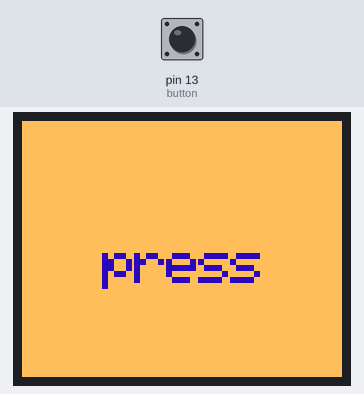
Recording of a program running on a simulated MicroPython board. On the bench: 160×128 colour display. The test bench sets the inputs (shaded band); at power-on: pin 13 (button) HIGH.

Above: at 2.1 s.
2.2 s: pin 13 (button) pulled LOW for 0.15 s
At 2.3 s:
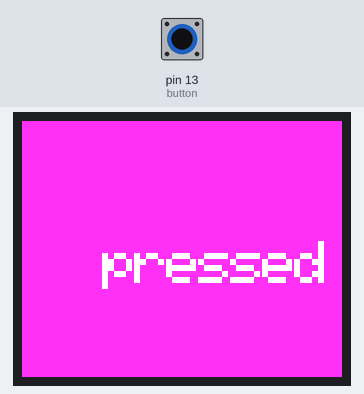
3.8 s: pin 13 (button) pulled LOW for 3.2 s
Timing chart, 0 to 6.8 s (numbered marks = the images above; inputs shaded):
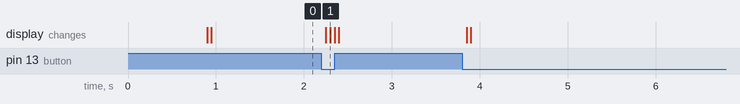

Measured:
- after the input at 2.2 s, the display: first changes after 0.05 s (image 1 shows a later state)

The program:

spi_display_control_by_led.py
```python
from machine import Pin, SPI
from time import sleep
import ST7735
import sysfont
spi = SPI(0, baudrate=8000000, polarity=0, phase=0, sck=Pin(18), mosi=Pin(19))
button = Pin(13, Pin.IN, Pin.PULL_UP)
display = ST7735.TFT(spi, 15, 14, 17)
display.initr()
display.rotation(1)
last_state = -1
while True:
    current_state = button.value()
    if current_state != last_state:
        if current_state == 0:
            display.fill(ST7735.TFTColor(255, 50, 500))
            display.text((40,60), "pressed", ST7735.TFTColor(255, 255, 255), sysfont.sysfont,3)
        else:
            display.fill(ST7735.TFTColor(255, 700, 600))
            display.text((40,60), "press", ST7735.TFTColor(300, 777, 700), sysfont.sysfont,3)
        last_state = current_state
    sleep(0.05)
```
